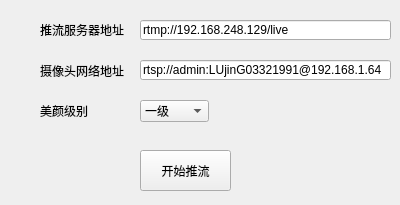
<?xml version="1.0" encoding="UTF-8"?>
<ui version="4.0">
 <class>Widget</class>
 <widget class="QWidget" name="Widget">
  <property name="geometry">
   <rect>
    <x>0</x>
    <y>0</y>
    <width>400</width>
    <height>205</height>
   </rect>
  </property>
  <property name="windowTitle">
   <string>Widget</string>
  </property>
  <widget class="QLineEdit" name="uploadStreamLineEdit">
   <property name="geometry">
    <rect>
     <x>140</x>
     <y>20</y>
     <width>251</width>
     <height>20</height>
    </rect>
   </property>
   <property name="text">
    <string>rtmp://192.168.248.129/live</string>
   </property>
  </widget>
  <widget class="QLabel" name="uploadStreamLabel">
   <property name="geometry">
    <rect>
     <x>40</x>
     <y>20</y>
     <width>91</width>
     <height>20</height>
    </rect>
   </property>
   <property name="sizePolicy">
    <sizepolicy hsizetype="Preferred" vsizetype="Preferred">
     <horstretch>0</horstretch>
     <verstretch>0</verstretch>
    </sizepolicy>
   </property>
   <property name="text">
    <string>推流服务器地址</string>
   </property>
  </widget>
  <widget class="QLabel" name="cameraLabel">
   <property name="geometry">
    <rect>
     <x>40</x>
     <y>60</y>
     <width>91</width>
     <height>21</height>
    </rect>
   </property>
   <property name="text">
    <string>摄像头网络地址</string>
   </property>
  </widget>
  <widget class="QLineEdit" name="cameraLineEdit">
   <property name="geometry">
    <rect>
     <x>140</x>
     <y>60</y>
     <width>251</width>
     <height>20</height>
    </rect>
   </property>
   <property name="text">
    <string>rtsp://admin:LUjinG03321991@192.168.1.64</string>
   </property>
  </widget>
  <widget class="QPushButton" name="startButton">
   <property name="geometry">
    <rect>
     <x>140</x>
     <y>150</y>
     <width>91</width>
     <height>41</height>
    </rect>
   </property>
   <property name="text">
    <string>开始推流</string>
   </property>
  </widget>
  <widget class="QComboBox" name="faceComboBox">
   <property name="geometry">
    <rect>
     <x>140</x>
     <y>100</y>
     <width>69</width>
     <height>22</height>
    </rect>
   </property>
   <item>
    <property name="text">
     <string>一级</string>
    </property>
   </item>
   <item>
    <property name="text">
     <string>二级</string>
    </property>
   </item>
   <item>
    <property name="text">
     <string>三级</string>
    </property>
   </item>
  </widget>
  <widget class="QLabel" name="faceLabel">
   <property name="geometry">
    <rect>
     <x>40</x>
     <y>100</y>
     <width>71</width>
     <height>21</height>
    </rect>
   </property>
   <property name="text">
    <string>美颜级别</string>
   </property>
  </widget>
 </widget>
 <layoutdefault spacing="6" margin="11"/>
 <resources/>
 <connections>
  <connection>
   <sender>startButton</sender>
   <signal>clicked()</signal>
   <receiver>Widget</receiver>
   <slot>stream()</slot>
   <hints>
    <hint type="sourcelabel">
     <x>211</x>
     <y>163</y>
    </hint>
    <hint type="destinationlabel">
     <x>266</x>
     <y>237</y>
    </hint>
   </hints>
  </connection>
 </connections>
 <slots>
  <slot>stream()</slot>
 </slots>
</ui>
